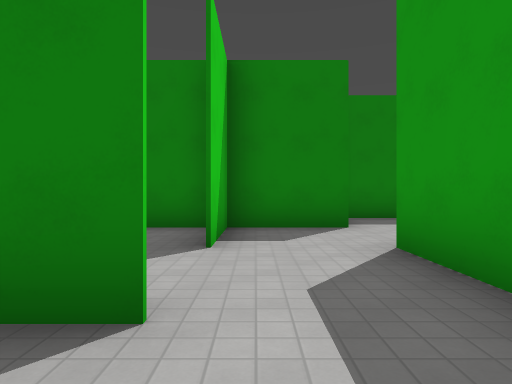
view 1 (above)

20 first-person views from a walk through a level from a Godot 3-D game. The camera is 1.4 m above the floor, looks level and sees 75° across. The floor is counted in squares, 2.4 m on a side. Each view is taken from the middle of a square. On the plan, view 1 faces up. The plan holds only what a view shows up to about 9 squares ahead; the rest is blank. The place goes on beyond the plan. Surface patterns are stand-ins for the level's own textures.

view 2
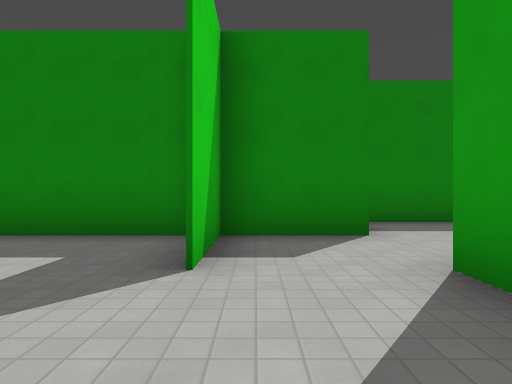

view 3
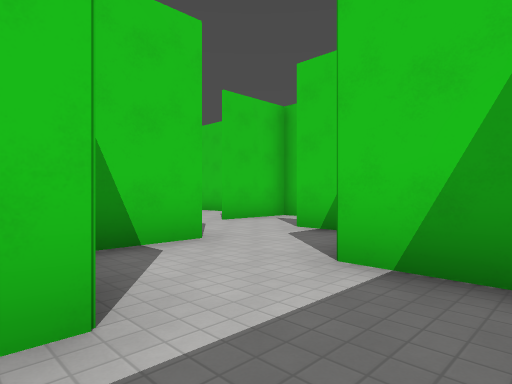

view 4
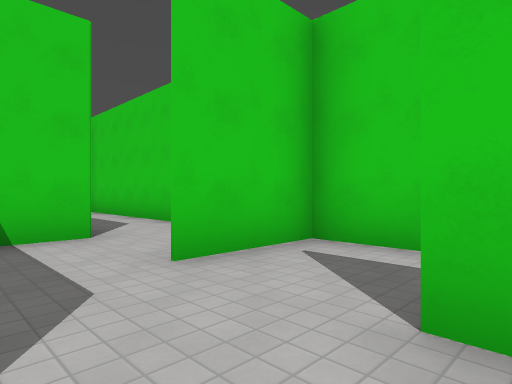

view 5
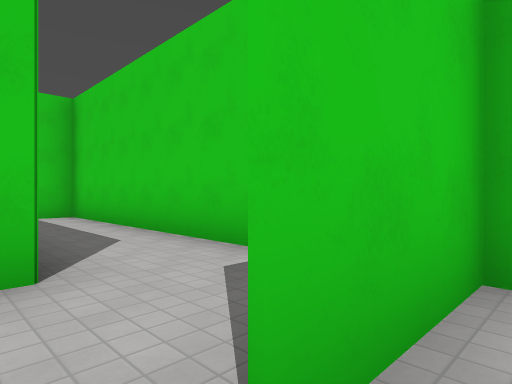

view 6
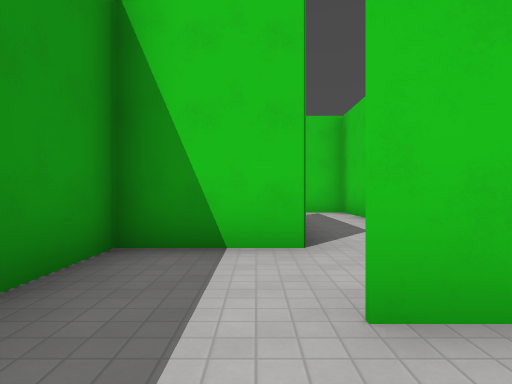

view 7
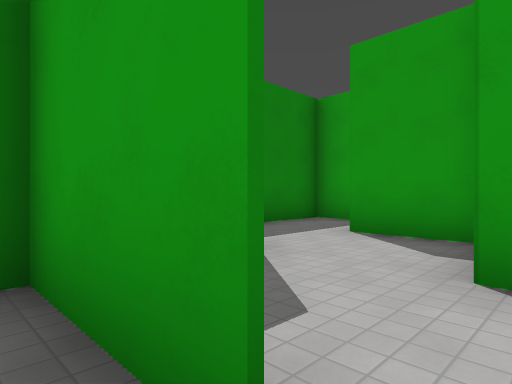

view 8
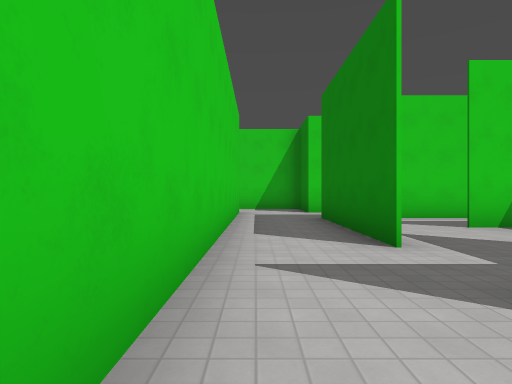

view 9
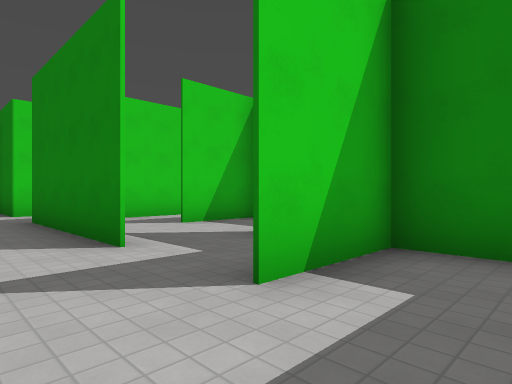

view 10
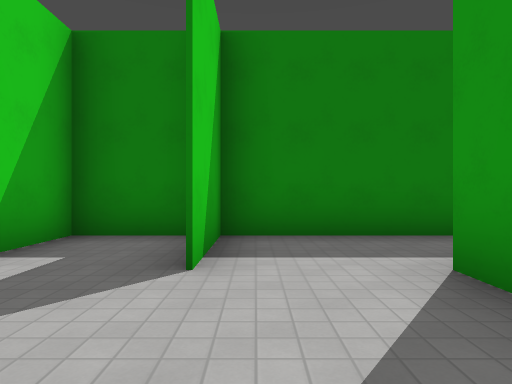

view 11
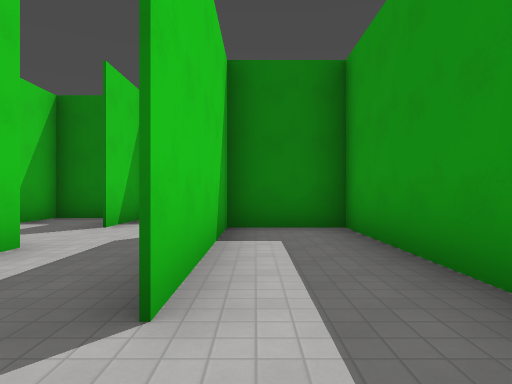

view 12
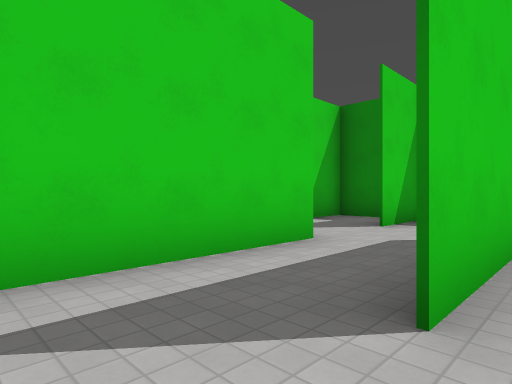

view 13
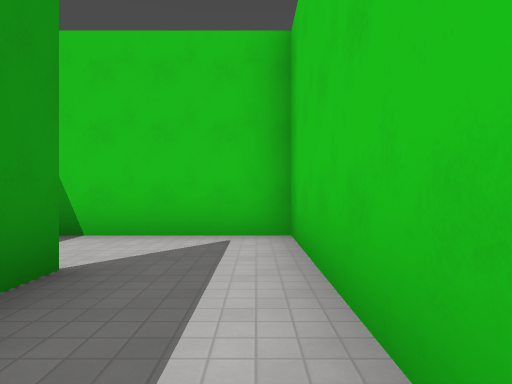

view 14
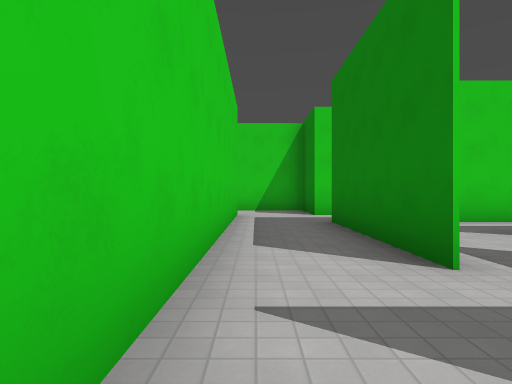

view 15
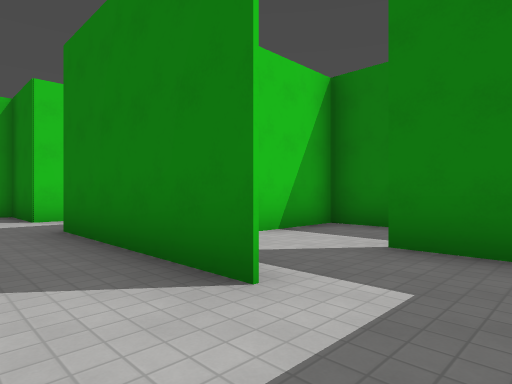

view 16
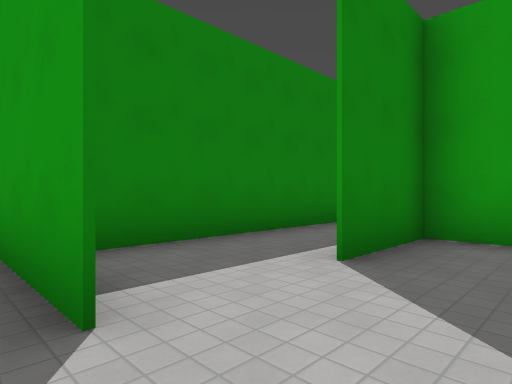

view 17
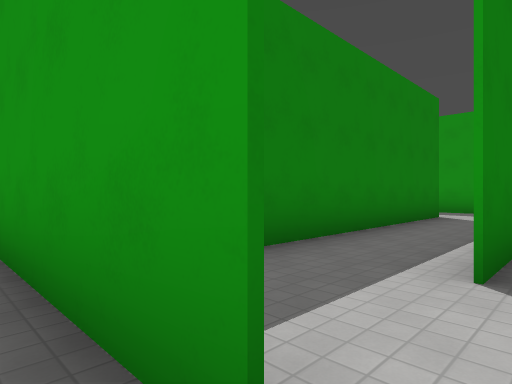

view 18
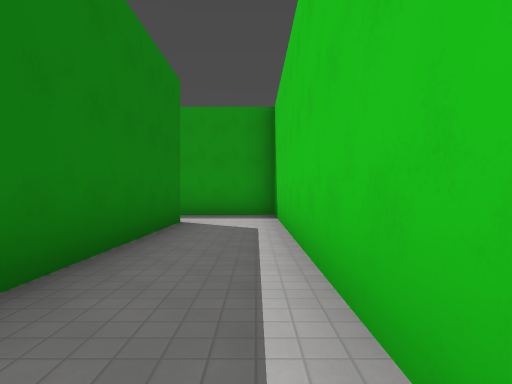

view 19
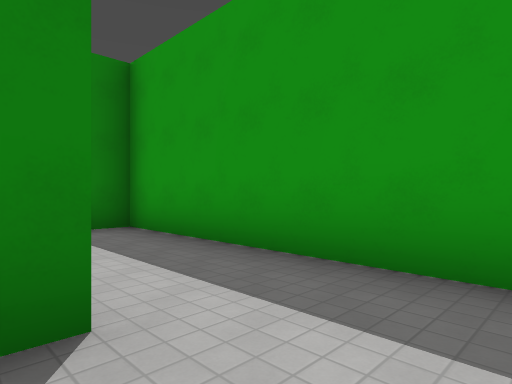

view 20
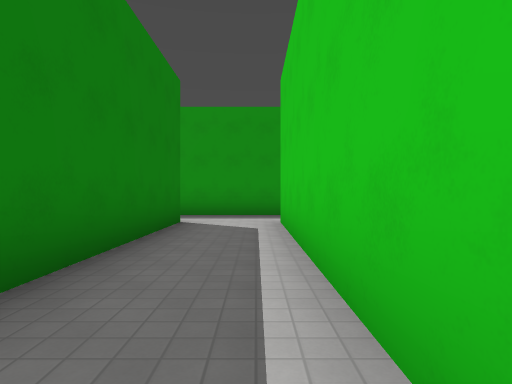

### Floor plan
Points are (right, up) in squares from view 1. A wall is a line through its corners. A room is listed if a view was taken in it or the views show most of it. See-through windows are left out.
Room 1 (view 1)
walls: (-0.6, -0.5) (1.5, -0.5) (1.5, 0.5)
ways out: opening at (0, 1) to room 2; opening at (-1, 0) to room 9
Room 2 (views 2, 4, 5, 6, 7)
walls: (-0.5, 3.5) (-0.5, 5.5) (-0.5, 3.5); (-2.5, 2.9) (-2.5, 1.5) (-0.5, 1.5); (1.5, 0.5) (1.5, 3.5); (1.5, 5.5) (-2.5, 5.5)
ways out: opening at (0, 1) to room 1; opening at (1, 4) to room 11; opening at (-3, 4)
Room 3 (view 3)
walls: (1.5, 6.8) (1.5, 5.5); (3.5, 5.5) (3.9, 5.5); (5.5, 6.6) (5.5, 7.5) (2, 7.5)
ways out: opening at (2, 5) to room 11
Room 4 (views 8, 9, 10, 13, 14, 15)
walls: (5.5, -8.4) (5.5, -10.6); (1.5, -8.5) (4.5, -8.5); (3.5, -4.5) (3.5, -6.5); (7.5, -7.1) (7.5, -6.5); (5, -4.5) (3, -4.5); (7.5, -10.5) (7.5, -9.9)
ways out: opening at (2, -6) to room 6; opening at (1, -8) to room 8; opening at (6, -9.5) to room 10; opening at (6, -7)
Room 5 (views 11, 12)
walls: (9.5, -10.1) (9.5, -6.5) (7.5, -6.5) (7.5, -10.5); (7.5, -12.5) (8.7, -12.5)
ways out: opening at (7, -11.5) to room 10
Room 6 (views 16, 17, 18, 19)
walls: (3, -4.5) (1.5, -4.5) (9.5, -4.5) (9.5, -2.5); (7.6, -2.5) (-0.5, -2.5) (-0.5, -4.5); (-2.5, -5.5) (-2.5, -6.5)
ways out: opening at (2, -6) to room 4; opening at (8, -3) to room 7; opening at (-2, -5) to room 9
Room 7 (view 20)
walls: (7.5, -0.5) (2.9, -0.5); (1.5, -2.5) (7.4, -2.5); (9.5, -2.5) (9.5, 1.5)
ways out: opening at (8, -3) to room 6
Room 8 (no view inside)
walls: (-4.5, -5.9) (-4.5, -6.5); (-4.5, -8.5) (1.5, -8.5); (1.6, -6.5) (-2.5, -6.5)
ways out: opening at (1, -8) to room 4; opening at (-5, -8)
Room 9 (no view inside)
walls: (-2.5, -0.5) (-2.5, -5.5); (-0.5, -4.5) (-0.5, -1.4); (-0.5, 1.5) (-1.3, 1.5); (-2.5, -6.5) (-1.8, -6.5)
ways out: opening at (-1, 0) to room 1; opening at (-2, -5) to room 6
Room 10 (no view inside)
walls: (5.5, -10.6) (5.5, -12.5) (7.5, -12.5)
ways out: opening at (6, -9.5) to room 4; opening at (7, -11.5) to room 5
Room 11 (no view inside)
walls: (1.5, 3.5) (2.9, 3.5); (3.5, 3.9) (3.5, 5.5)
ways out: opening at (1, 4) to room 2; opening at (2, 5) to room 3

Positions as (right, up) in squares from view 1, and headings:
1: (0, 0), facing up
2: (0, 1), facing up
3: (4, 7), facing down-left
4: (1, 4), facing down-left
5: (0, 2), facing down-left
6: (0, 3), facing down
7: (-1, 3), facing up-right
8: (5, -8), facing left
9: (5, -8), facing up-left
10: (6, -9), facing up
11: (8, -12), facing up
12: (8, -12), facing up-left
13: (6, -8), facing down
14: (4, -8), facing left
15: (3, -8), facing up-left
16: (-1, -6), facing up-right
17: (-1, -5), facing up-right
18: (1, -4), facing right
19: (7, -4), facing up-right
20: (1, -2), facing right
